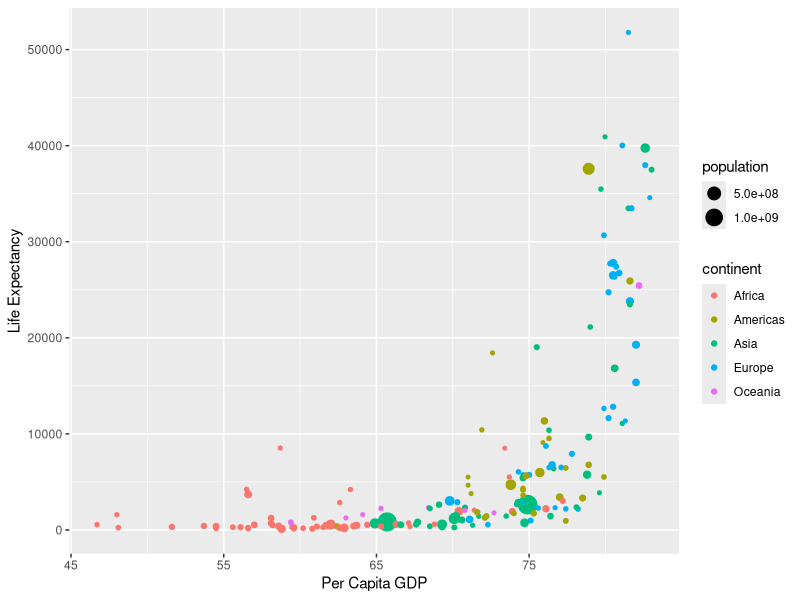
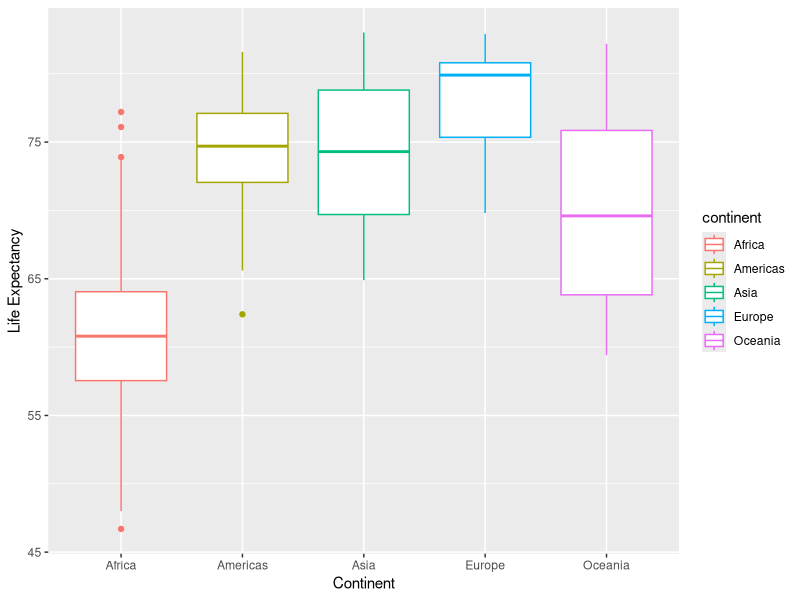

These figures' R source, in order:
## ---- chunk 1
knitr::opts_chunk$set(echo = TRUE)
## ---- chunk 2
library(dslabs)
library(tidyverse)
gapminder
## ---- chunk 3
gap2011 <- gapminder %>%
  as_tibble() %>%
  filter(year == 2011)
## ---- chunk 4
ggplot(data=gap2011, aes(x=life_expectancy, y=gdp/population, size=population, color=continent)) +
  geom_point() +
  xlab("Per Capita GDP") +
  ylab("Life Expectancy")
## ---- chunk 5
ggplot(data = gap2011, aes(x = continent, y = life_expectancy)) +
  geom_boxplot(aes(color=continent)) +
  xlab("Continent") +
  ylab("Life Expectancy")
